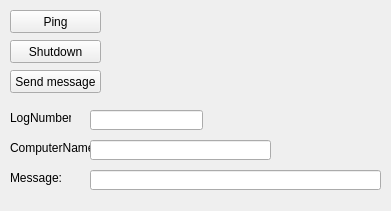
<?xml version="1.0" encoding="UTF-8"?>
<ui version="4.0">
 <class>wdClientLogger</class>
 <widget class="QWidget" name="wdClientLogger">
  <property name="geometry">
   <rect>
    <x>0</x>
    <y>0</y>
    <width>391</width>
    <height>211</height>
   </rect>
  </property>
  <property name="windowTitle">
   <string>Form</string>
  </property>
  <widget class="QPushButton" name="btnPing">
   <property name="geometry">
    <rect>
     <x>10</x>
     <y>10</y>
     <width>91</width>
     <height>23</height>
    </rect>
   </property>
   <property name="text">
    <string>Ping</string>
   </property>
  </widget>
  <widget class="QPushButton" name="btnShutdown">
   <property name="geometry">
    <rect>
     <x>10</x>
     <y>40</y>
     <width>91</width>
     <height>23</height>
    </rect>
   </property>
   <property name="text">
    <string>Shutdown</string>
   </property>
  </widget>
  <widget class="QPushButton" name="btnSendMessage">
   <property name="geometry">
    <rect>
     <x>10</x>
     <y>70</y>
     <width>91</width>
     <height>23</height>
    </rect>
   </property>
   <property name="text">
    <string>Send message</string>
   </property>
  </widget>
  <widget class="QLineEdit" name="txtMessage">
   <property name="geometry">
    <rect>
     <x>90</x>
     <y>170</y>
     <width>291</width>
     <height>20</height>
    </rect>
   </property>
  </widget>
  <widget class="QLineEdit" name="txtLogNumber">
   <property name="geometry">
    <rect>
     <x>90</x>
     <y>110</y>
     <width>113</width>
     <height>20</height>
    </rect>
   </property>
  </widget>
  <widget class="QLabel" name="lblMessage">
   <property name="geometry">
    <rect>
     <x>10</x>
     <y>170</y>
     <width>51</width>
     <height>16</height>
    </rect>
   </property>
   <property name="text">
    <string>Message:</string>
   </property>
  </widget>
  <widget class="QLabel" name="label">
   <property name="geometry">
    <rect>
     <x>10</x>
     <y>110</y>
     <width>61</width>
     <height>16</height>
    </rect>
   </property>
   <property name="text">
    <string>LogNumber:</string>
   </property>
  </widget>
  <widget class="QLabel" name="lblComputerName">
   <property name="geometry">
    <rect>
     <x>10</x>
     <y>140</y>
     <width>81</width>
     <height>16</height>
    </rect>
   </property>
   <property name="text">
    <string>ComputerName:</string>
   </property>
  </widget>
  <widget class="QLineEdit" name="txtComputerName">
   <property name="geometry">
    <rect>
     <x>90</x>
     <y>140</y>
     <width>181</width>
     <height>20</height>
    </rect>
   </property>
  </widget>
 </widget>
 <resources/>
 <connections/>
</ui>
